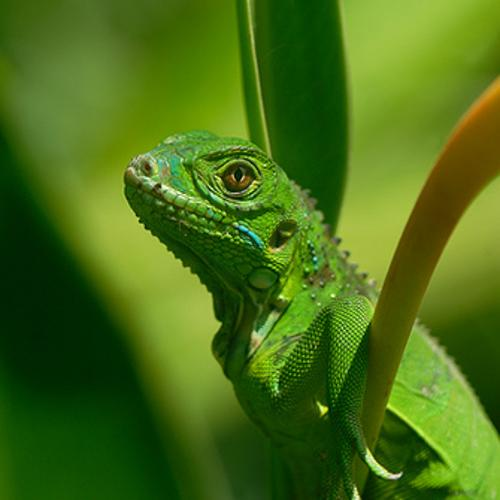
#> input picture Evaluation/comparison/Ground Truth/n01677366_18182_ground_truth.png, 500 x 500 px, found by its file name; its folder holds 4 pictures in this run
$ python app.py
#> lines starting #> are read from the running program, lines starting #| are printed output that depends on the picture
import os
from PIL import Image
import matplotlib.pyplot as plt


base_dir = 'C:\\Users\\yahaf\\OneDrive\\Desktop\\comparison'
gt_dir = os.path.join(base_dir, 'Ground Truth')
clip_dir = os.path.join(base_dir, 'ViT')


gt_images = sorted([f for f in os.listdir(gt_dir) if f.endswith('.png')])


num_images = len(gt_images)
num_subjects = 5


fig, axes = plt.subplots(num_images, num_subjects + 1, figsize=(3*(num_subjects+1), 3*num_images))


column_titles = ['Ground Truth'] + [f'Subj {i}' for i in range(1, num_subjects + 1)]
for ax, title in zip(axes[0], column_titles):
    ax.set_title(title, fontsize=14)


for row_idx, gt_filename in enumerate(gt_images):
    image_id = gt_filename.replace('_ground_truth.png', '')


    gt_path = os.path.join(gt_dir, gt_filename)
    gt_img = Image.open(gt_path)
#> gt_img is the input picture: PIL image 500x500 RGB; mean R, G, B 72.1, 110.3, 22.3
    axes[row_idx][0].imshow(gt_img)
    axes[row_idx][0].axis('off')


    for subj in range(1, num_subjects + 1):
        gen_path = os.path.join(clip_dir, str(subj), f'{image_id}_generated_vit.png')
        if os.path.exists(gen_path):
            gen_img = Image.open(gen_path)
            axes[row_idx][subj].imshow(gen_img)
        else:
            axes[row_idx][subj].text(0.5, 0.5, 'Missing', ha='center', va='center', fontsize=12)
        axes[row_idx][subj].axis('off')


plt.tight_layout()
plt.savefig("vit_vs_gt_qualitative_results.png", dpi=300)
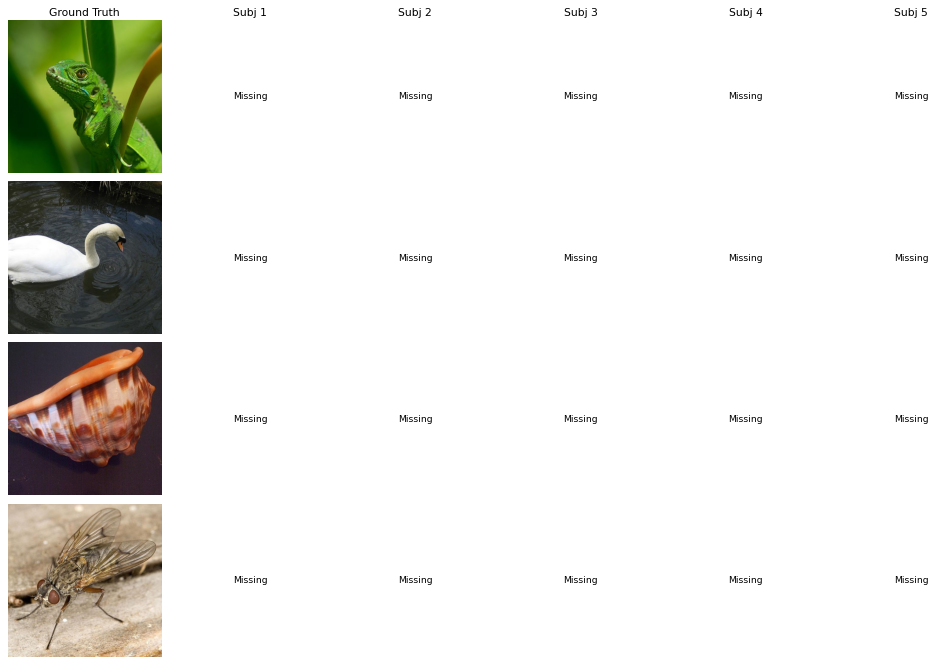
#> figure drawn by matplotlib, 4 panels
plt.show()
